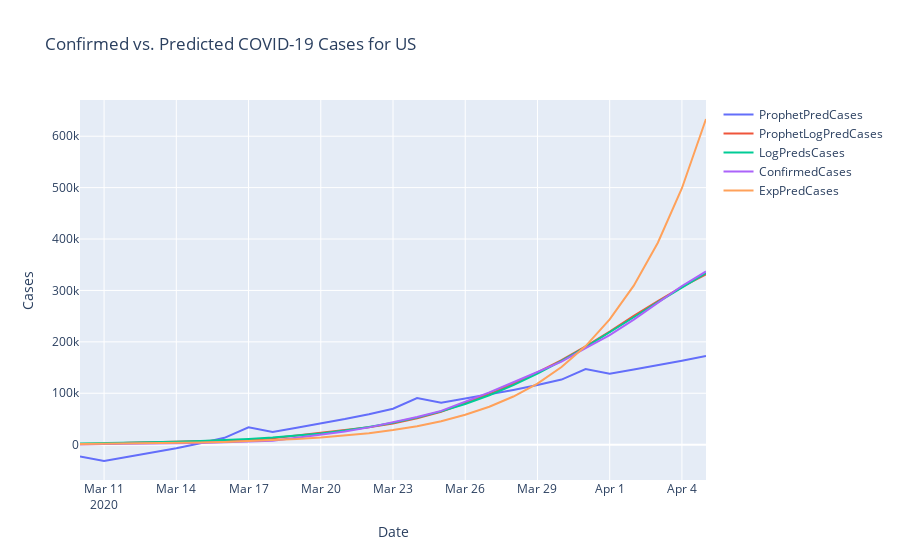

Here is the notebook cell this chart was saved with:
### Code cell
# Predict on US
plot_country('US').show()
